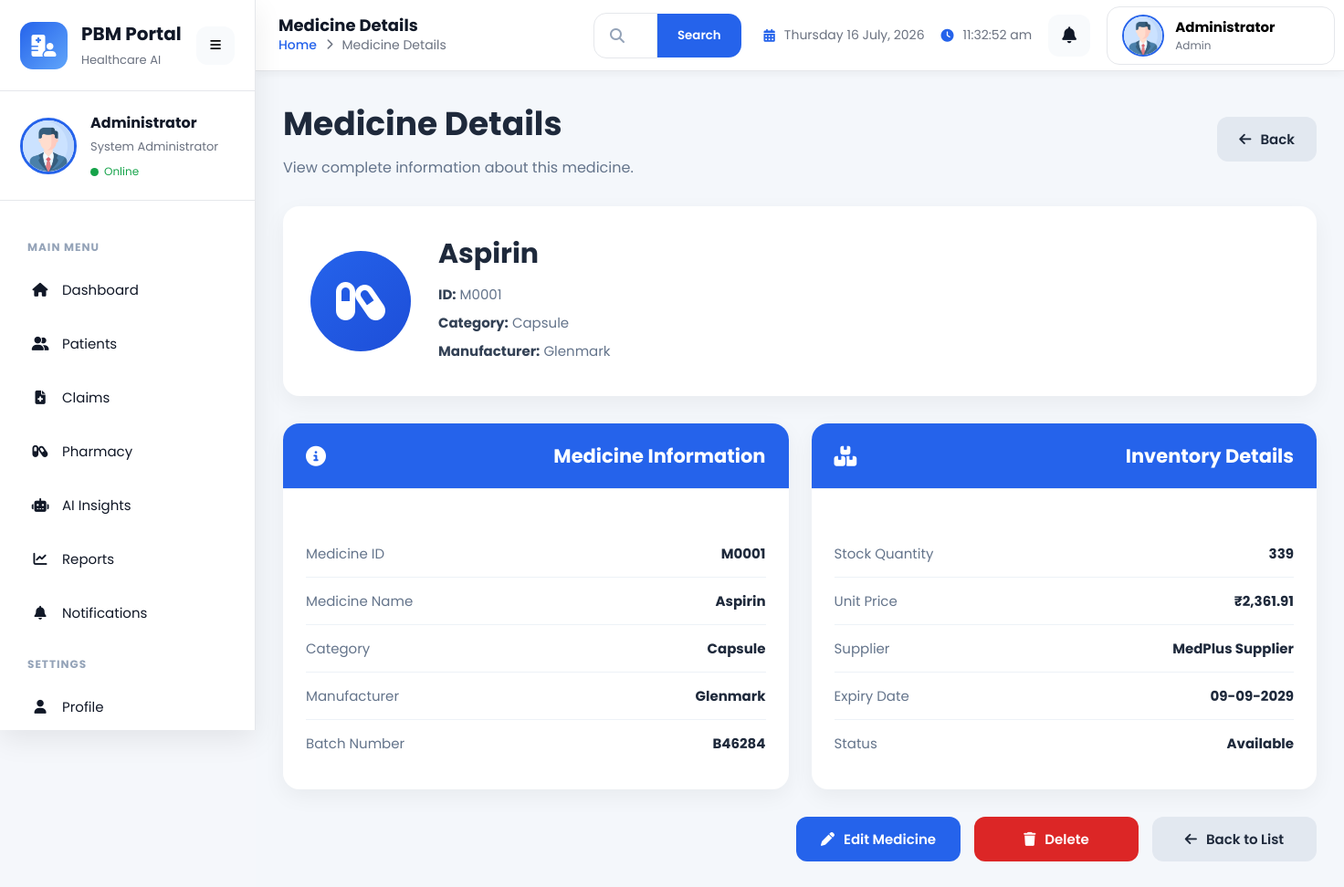
Page /pharmacy/details/1 on the committed database.
### app/models/pharmacy.py (models this page shows, shortened)
class Pharmacy(db.Model):
    __tablename__ = "pharmacy"
    id = db.Column(
        db.Integer,
        primary_key=True
    )
    medicine_id = db.Column(
        db.String(20),
        unique=True,
        nullable=False,
        index=True
    )
    medicine_name = db.Column(
        db.String(150),
        nullable=False
    )
    category = db.Column(
        db.String(100),
        nullable=False
    )
    manufacturer = db.Column(
        db.String(150),
        nullable=False
    )
    batch_number = db.Column(
        db.String(50),
        nullable=False
    )
    expiry_date = db.Column(
        db.Date,
        nullable=False
    )
    stock_quantity = db.Column(
        db.Integer,
        default=0,
        nullable=False
    )
    unit_price = db.Column(
        db.Float,
        nullable=False
    )
    supplier_name = db.Column(
        db.String(150)
    )
    status = db.Column(
        db.String(20),
        default="Available"
    )
    created_at = db.Column(
        db.DateTime,
        default=datetime.utcnow
    )
    updated_at = db.Column(
        db.DateTime,
        default=datetime.utcnow,
        onupdate=datetime.utcnow
    )
    @property
    def formatted_price(self):
        return f"₹{self.unit_price:,.2f}"

### app/routes/pharmacy.py (the view)
@pharmacy_bp.route("/details/<int:id>")
def details(id):
    medicine = Pharmacy.query.get_or_404(id)
    return render_template(
        "pharmacy/details.html",
        page_title="Medicine Details",
        medicine=medicine
    )

### app/templates/pharmacy/details.html (shortened to what this page needs)
{% extends "dashboard_layout.html" %}
{% block extra_css %}
<link
    rel="stylesheet"
    href="{{ url_for('static', filename='css/pharmacy.css') }}">
{% endblock %}
{% block content %}
<div class="pharmacy-details-page">
    <div class="page-header">
        <div>
            <h1>
                Medicine Details
            </h1>
            <p>
                View complete information about this medicine.
            </p>
        </div>
        <a
            href="{{ url_for('pharmacy.index') }}"
            class="btn btn-secondary">
            <i class="fa-solid fa-arrow-left"></i>
            Back
        </a>
    </div>
    <div class="profile-summary">
        <div class="profile-avatar">
            <i class="fa-solid fa-capsules"></i>
        </div>
        <div class="profile-info">
            <h2>
                {{ medicine.medicine_name }}
            </h2>
            <p>
                <strong>ID:</strong>
                {{ medicine.medicine_id }}
            </p>
            <p>
                <strong>Category:</strong>
                {{ medicine.category }}
            </p>
            <p>
                <strong>Manufacturer:</strong>
                {{ medicine.manufacturer }}
            </p>
        </div>
        <div class="profile-status">
            {% if medicine.status=="Available" %}
                <span class="badge badge-success">
                </span>
            {% elif medicine.status=="Low Stock" %}
                <span class="badge badge-warning">
                    Low Stock
                </span>
            {% else %}
                <span class="badge badge-danger">
                    Out of Stock
                </span>
            {% endif %}
        </div>
    </div>
    <div class="details-grid">
        <div class="details-card">
            <div class="card-header">
                <i class="fa-solid fa-circle-info"></i>
                <h3>
                    Medicine Information
                </h3>
            </div>
            <div class="card-body">
                <div class="info-row">
                    <span>Medicine ID</span>
                    <strong>{{ medicine.medicine_id }}</strong>
                </div>
                <div class="info-row">
                    <span>Medicine Name</span>
                    <strong>{{ medicine.medicine_name }}</strong>
                </div>
                <div class="info-row">
                    <span>Category</span>
                    <strong>{{ medicine.category }}</strong>
                </div>
                <div class="info-row">
                    <span>Manufacturer</span>
                    <strong>{{ medicine.manufacturer }}</strong>
                </div>
                <div class="info-row">
                    <span>Batch Number</span>
                    <strong>{{ medicine.batch_number }}</strong>
                </div>
            </div>
        </div>
        <div class="details-card">
            <div class="card-header">
                <i class="fa-solid fa-boxes-stacked"></i>
                <h3>
                    Inventory Details
                </h3>
            </div>
            <div class="card-body">
                <div class="info-row">
                    <span>Stock Quantity</span>
                    <strong>{{ medicine.stock_quantity }}</strong>
                </div>
                <div class="info-row">
                    <span>Unit Price</span>
                    <strong>{{ medicine.formatted_price }}</strong>
                </div>
                <div class="info-row">
                    <span>Supplier</span>
                    <strong>{{ medicine.supplier_name }}</strong>
                </div>
                <div class="info-row">
                    <span>Expiry Date</span>
                    <strong>
                        {{ medicine.expiry_date.strftime('%d-%m-%Y') }}
                    </strong>
                </div>
                <div class="info-row">
                    <span>Status</span>
                    <strong>{{ medicine.status }}</strong>
                </div>
            </div>
        </div>
    </div>
    <div class="quick-actions">
        <a
            href="{{ url_for('pharmacy.edit', id=medicine.id) }}"
            class="btn btn-primary">
            <i class="fa-solid fa-pen"></i>
            Edit Medicine
        </a>
        <a
            href="{{ url_for('pharmacy.delete', id=medicine.id) }}"
            class="btn btn-danger">
            <i class="fa-solid fa-trash"></i>
            Delete
        </a>
        <a
            href="{{ url_for('pharmacy.index') }}"
            class="btn btn-secondary">
            <i class="fa-solid fa-arrow-left"></i>
            Back to List
        </a>
    </div>
</div>
{% endblock %}

### app/static/css/components.css (style rules this page uses)
:root { --primary:#2563eb; --primary-dark:#1d4ed8; --secondary:#64748b; --success:#16a34a; --warning:#f59e0b; --danger:#dc2626; --info:#0ea5e9; --background:#f4f7fb; --surface:#ffffff; --text:#111827; --text-light:#6b7280; --border:#e5e7eb; --shadow: 0 10px 30px rgba(0,0,0,.08); --transition:.30s ease; --radius:18px; --sidebar-width:280px; --header-height:78px; }
* { margin:0; padding:0; box-sizing:border-box; }
html { scroll-behavior:smooth; }
body { font-family:"Poppins",sans-serif; background:var(--background); color:var(--text); overflow-x:hidden; }
a { color:inherit; text-decoration:none; }
.badge { position:absolute; top:-4px; right:-4px; min-width:18px; height:18px; border-radius:50%; display:flex; justify-content:center; align-items:center; color:#ffffff; font-size:10px; font-weight:700; }
.btn { display:inline-flex; align-items:center; justify-content:center; gap:10px; padding:14px 24px; border-radius:12px; font-weight:600; transition:.3s; }
.btn-primary { background:var(--primary); color:#ffffff; }
.btn-danger { background:var(--danger); color:#ffffff; }
.card-header { display:flex; justify-content:space-between; align-items:center; margin-bottom:20px; }
.card-body { width:100%; }

### app/static/css/dashboard.css (style rules this page uses)
.badge { display:inline-flex; justify-content:center; align-items:center; padding:8px 14px; border-radius:20px; font-size:12px; font-weight:600; color:#ffffff; }
.btn { transition:.30s; }

### rows in the picture
Pharmacy: medicine_name "Aspirin", medicine_id "M0001", category "Capsule", manufacturer "Glenmark", batch_number "B46284", stock_quantity "339", formatted_price "₹2,361.91", supplier_name "MedPlus Supplier", expiry_date "09-09-2029", status "Available"

### other values in the picture
{{ page_title|default("Dashboard") }} "Medicine Details"
